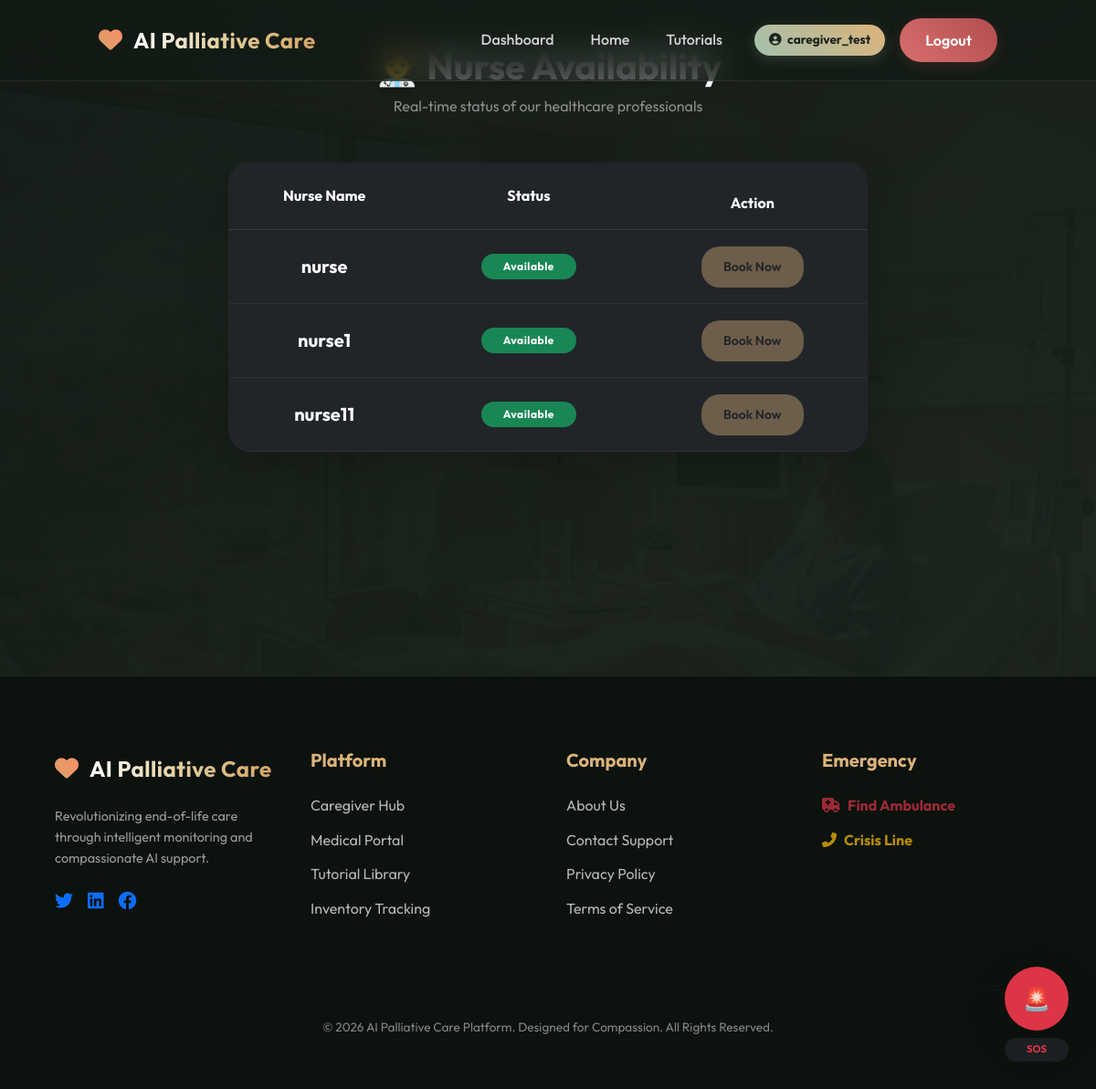
The page /nurse_availability (signed in) on the database its author committed.
### tables this page shows
CREATE TABLE users(
        id INTEGER PRIMARY KEY AUTOINCREMENT,
        username TEXT UNIQUE,
        password TEXT,
        role TEXT,
        status TEXT DEFAULT 'Available'
    );

### app.py (the view)
@app.route("/nurse_availability")
def nurse_availability():
    if "user" not in session:
        return redirect("/login")
    conn = get_db()
    nurses = conn.execute(
        "SELECT username, status FROM users WHERE role='nurse'"
    ).fetchall()
    return render_template("nurse_availability.html", nurses=nurses)

### app.py (called while the page is built)
@app.after_request
def add_header(response):
    response.cache_control.no_store = True
    response.cache_control.no_cache = True
    response.cache_control.must_revalidate = True
    response.cache_control.max_age = 0
    return response

def get_db():
    if 'db' not in g:
        g.db = sqlite3.connect(DB, timeout=20)
        g.db.row_factory = sqlite3.Row
        g.db.execute("PRAGMA journal_mode=WAL")
    return g.db

### templates/nurse_availability.html (shortened to what this page needs)
{% extends "base.html" %}
{% block content %}
<div class="container py-5">
    <div class="text-center mb-5">
        <h2 class="fw-bold text-white mb-2" style="text-shadow: 0 4px 10px rgba(0,0,0,0.3); font-size: 2.5rem;">🧑‍⚕️ Nurse Availability</h2>
        <p class="text-white-50">Real-time status of our healthcare professionals</p>
    </div>
    <div class="mx-auto" style="max-width: 700px;">
        <div class="glass-card shadow-lg p-0 overflow-hidden" style="border-radius: 24px;">
            <table class="table table-dark table-hover mb-0 text-center" style="background: transparent;">
                <thead style="background: rgba(124, 160, 135, 0.2);">
                    <tr>
                        <th class="py-4">Nurse Name</th>
                        <th class="py-4">Status</th>
                        <th class="py-3">Action</th>
                    </tr>
                </thead>
                <tbody>
                    {% if nurses %}
                        {% for nurse in nurses %}
                        <tr style="border-bottom: 1px solid rgba(255,255,255,0.05); vertical-align: middle;">
                            <td class="py-4 fw-bold fs-5">{{ nurse.username }}</td>
                            <td class="py-4">
                                <span class="badge rounded-pill px-4 py-2 {% if nurse.status == 'Available' %}bg-success{% else %}bg-danger{% endif %}" style="letter-spacing: 0.5px;">
                                    {{ nurse.status }}
                                </span>
                            </td>
                            <td>
                                {% if nurse.status == 'Available' %}
                                    <a href="/booking" class="btn btn-sm px-4" style="background: rgba(220, 179, 123, 0.4); border-radius: 20px;">Book Now</a>
                                {% else %}
                                    <span class="text-white-50 small">Wait for update</span>
                                {% endif %}
                            </td>
                        </tr>
                        {% endfor %}
                    {% endif %}
                </tbody>
            </table>
        </div>
    </div>
</div>
{% endblock %}

### static/css/style.css (style rules this page uses)
:root { --primary: #a3c1ad; --secondary: #dcb37b; --dark: #121914; --glass: rgba(255, 255, 255, 0.03); --glass-border: rgba(255, 255, 255, 0.08); --transition: all 0.4s cubic-bezier(0.2, 1, 0.3, 1); }
body { font-family: 'Outfit', sans-serif; margin: 0; background: linear-gradient(135deg, rgba(18, 25, 20, 0.98), rgba(25, 35, 28, 0.96)), url('../images/real_ward.png') center/cover fixed; color: #fdfdfd; min-height: 100vh; overflow-x: hidden; line-height: 1.6; }
.container { padding: 20px; padding-top: 100px; }
.btn { padding: 12px 28px; border-radius: 30px; font-weight: 600; transition: var(--transition); border: none; cursor: pointer; text-decoration: none; display: inline-flex; align-items: center; justify-content: center; gap: 8px; }

### rows shown on the page
users: username "nurse", status "Available", shows "Book Now"
users: username "nurse1", status "Available", shows "Book Now"
users: username "nurse11", status "Available", shows "Book Now"

### other values the page prints
{{ session["user"] }} "caregiver_test"
